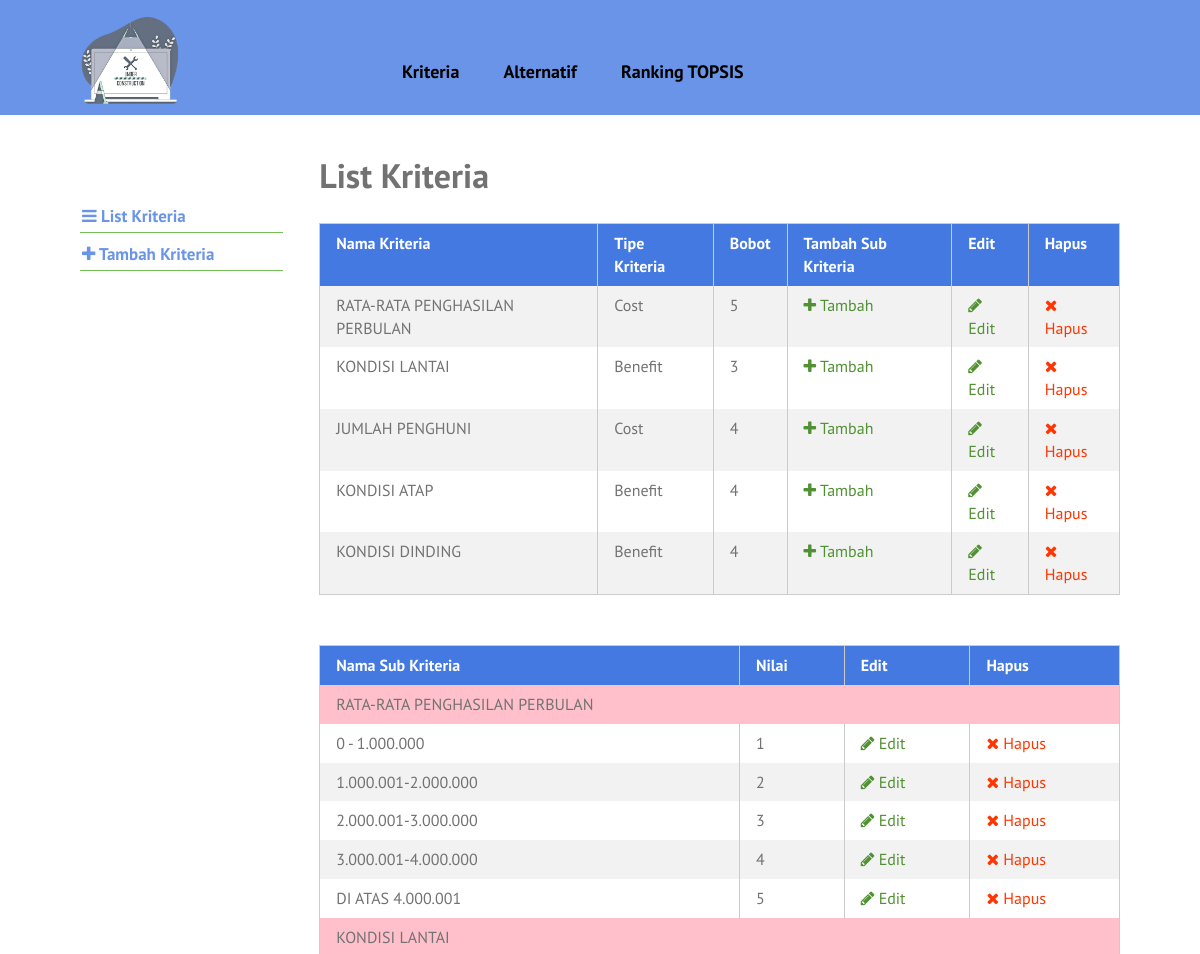
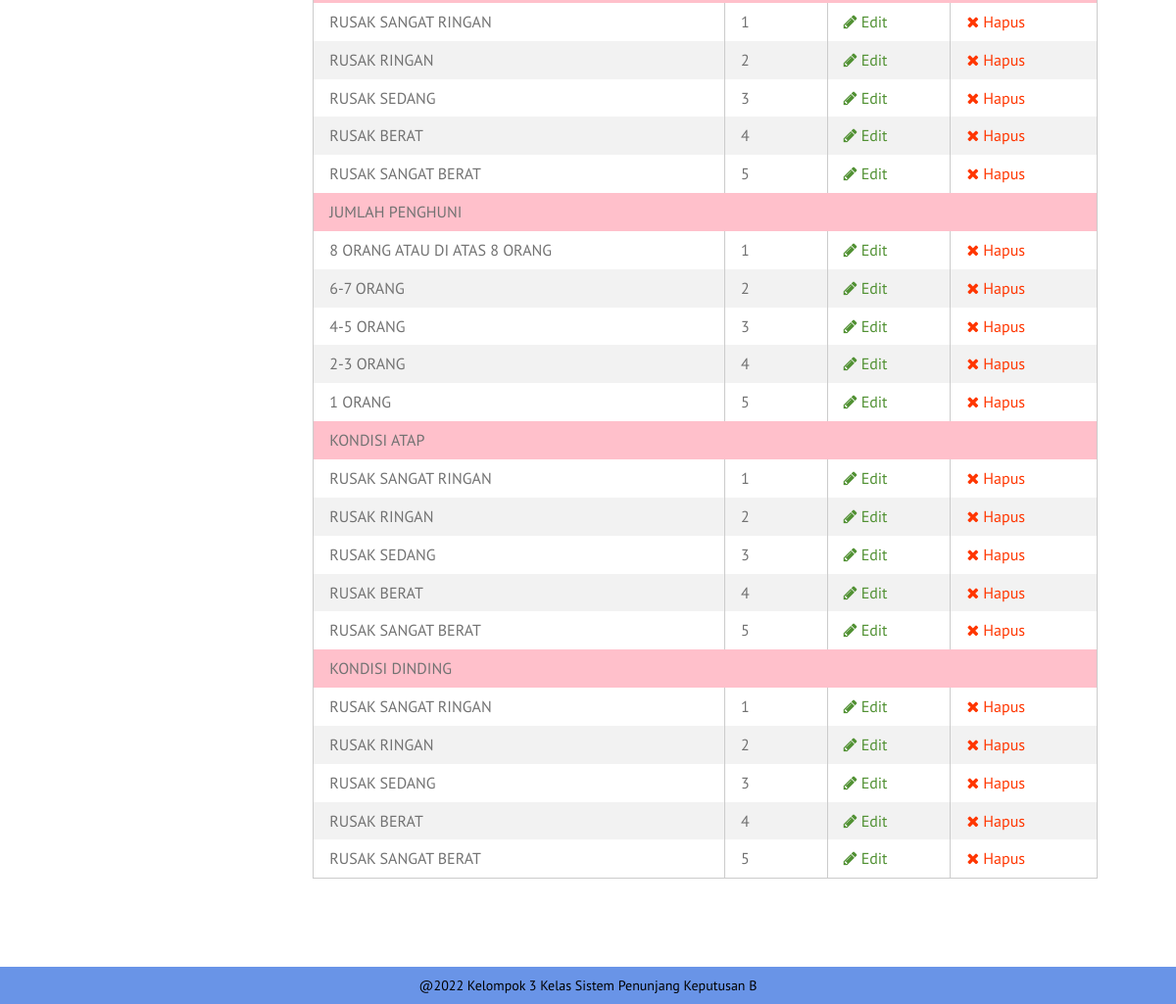
/list-kriteria.php, run on the app's committed database (2 pictures, top to bottom).
### tables this page shows
CREATE TABLE `kriteria` (
  `id_kriteria` int(10) NOT NULL,
  `nama` varchar(30) NOT NULL,
  `id_tipe` int(11) NOT NULL,
  `bobot` float NOT NULL
);

CREATE TABLE `tipe_kriteria` (
  `id_tipe` int(11) NOT NULL,
  `tipe` varchar(10) NOT NULL
);

CREATE TABLE `skala_penilaian` (
  `id_skala` int(11) NOT NULL,
  `id_kriteria` int(11) NOT NULL,
  `nama` varchar(30) NOT NULL,
  `nilai` float NOT NULL
);

### list-kriteria.php (the view, shortened to what this page needs)
<?php require_once('includes/init.php'); ?>
<?php
require_once('template-parts/header.php');
?>
	<div class="main-content-row">
	<div class="container clearfix">
		<?php include_once('template-parts/sidebar-kriteria.php'); ?>
		<div class="main-content the-content">
			<h1>List Kriteria</h1>
			<?php
			$query = $pdo->prepare('SELECT * FROM kriteria join tipe_kriteria on kriteria.id_tipe=tipe_kriteria.id_tipe');
			$query->execute();
			$query->setFetchMode(PDO::FETCH_ASSOC);
			if($query->rowCount() > 0):
			?>
			<table class="pure-table pure-table-striped">
				<thead>
					<tr>
						<th>Nama Kriteria</th>
						<th>Tipe Kriteria</th>
						<th>Bobot</th>
						<th>Tambah Sub Kriteria</th>
						<th>Edit</th>
						<th>Hapus</th>
					</tr>
				</thead>
				<tbody>
					<?php while($hasil = $query->fetch()): ?>
						<tr>
							<td><?php echo $hasil['nama']; ?></td>
							<td><?php echo $hasil['tipe']; ?></td>
							<td><?php echo $hasil['bobot']; ?></td>
							<td><a href="tambah-sub.php?id=<?php echo $hasil['id_kriteria']; ?>"><span class="fa fa-plus"></span> Tambah</a></td>
							<td><a href="edit-kriteria.php?id=<?php echo $hasil['id_kriteria']; ?>"><span class="fa fa-pencil"></span> Edit</a></td>
							<td><a href="hapus-kriteria.php?id=<?php echo $hasil['id_kriteria']; ?>" class="red yaqin-hapus"><span class="fa fa-times"></span> Hapus</a></td>
						</tr>
					<?php endwhile; ?>
				</tbody>
			</table>
			<?php else: ?>
				<p>Maaf, belum ada data untuk kriteria.</p>
			<?php endif; ?>
			<?php
			$query = $pdo->prepare('SELECT * FROM kriteria');
			$query->execute();
			$query->setFetchMode(PDO::FETCH_ASSOC);
			if($query->rowCount() > 0):
			?>
			<table class="pure-table pure-table-striped">
				<thead>
					<tr>
						<th>Nama Sub Kriteria</th>
						<th>Nilai</th>
						<th>Edit</th>
						<th>Hapus</th>
					</tr>
				</thead>
				<tbody>
					<?php while($hasil = $query->fetch()): ?>
						<tr>
							<td colspan="5" style="background-color:pink"><?php echo $hasil['nama']; ?></td>
									<?php
										$query2 = $pdo->prepare('SELECT * FROM skala_penilaian WHERE id_kriteria='.$hasil['id_kriteria']);
										$query2->execute();
										$query2->setFetchMode(PDO::FETCH_ASSOC);
										if($query2->rowCount() > 0):
											while($hasil2 = $query2->fetch()):
									?>
							<tr>
								<td><?php echo $hasil2['nama']; ?></td>
								<td><?php echo $hasil2['nilai']; ?></td>
								<td><a href="edit-sub.php?id_ska=<?php echo $hasil2['id_skala']?>"><span class="fa fa-pencil"></span> Edit</a></td>
								<td><a href="hapus-sub.php?id_ska=<?php echo $hasil2['id_skala']?>" class="red yaqin-hapus"><span class="fa fa-times"></span> Hapus</a></td>
									<?php endwhile; ?>
									<?php endif; ?>
							</tr>
						</tr>
					<?php endwhile; ?>
				</tbody>
			</table>
			<?php endif; ?>
		</div>
	</div>
	</div>
<?php
require_once('template-parts/footer.php');

### stylesheets/style.css (style rules this page uses)
html,body,div,span,applet,object,iframe,h1,h2,h3,h4,h5,h6,p,blockquote,pre,a,abbr,acronym,address,big,cite,code,del,dfn,em,img,ins,kbd,q,s,samp,small,strike,strong,sub,sup,tt,var,b,u,i,center,dl,dt,dd,ol,ul,li,fieldset,form,label,legend,table,caption,tbody,tfoot,thead,tr,th,td,article,aside,canvas,details,embed,figure,figcaption,footer,header,hgroup,menu,nav,output,ruby,section,summary,time,mark,audio,video { margin:0;padding:0;border:0;font-size:100%;vertical-align:baseline }
body { line-height:1 }
table { border-collapse:collapse;border-spacing:0 }
*,*:before,*:after { -moz-box-sizing:border-box;-webkit-box-sizing:border-box;box-sizing:border-box }
.clearfix:before,.clearfix:after { content:" ";display:table }
.clear,.clearfix:after { clear:both }
a { color:#74c056;text-decoration:none }
.container { max-width:1100px;margin:0 auto;position:relative;padding:0 30px }
body { background:#74c056;font-family:"PT Sans",sans-serif;color:#727272;font-size:14px;line-height:1.3;font-weight:500 }
h1,h2,h3,h4,h5,h6 { font-weight:300 }
.pure-table { border-collapse:collapse;border-spacing:0;empty-cells:show;border:1px solid #cbcbcb;width:100% }
.pure-table td,.pure-table th { border-left:1px solid #cbcbcb;border-width:0 0 0 1px;font-size:inherit;margin:0;overflow:visible;padding:0.5em 1em }
.pure-table td:first-child,.pure-table th:first-child { border-left-width:0 }
.pure-table thead { background-color:#74c056;color:#fff;text-align:left;vertical-align:bottom }
.pure-table thead th { color:#fff }
.pure-table td { background-color:transparent }
.pure-table-striped tr:nth-child(2n-1) td { background-color:#f2f2f2 }
.the-content { font-size:16px;line-height:1.42857 }
.the-content a { color:#519133 }
.the-content h1,.the-content h2,.the-content h3,.the-content h4,.the-content h5,.the-content h6 { font-weight:700 }
.the-content h1 { font-size:34px;margin:0.8em 0 0.8em;padding:0;line-height:1.2 }
.the-content blockquote,.the-content table,.the-content p,.the-content ul,.the-content ol,.the-content dd,.the-content pre,.the-content iframe,.the-content .flxmap-container,.the-content hr { margin-bottom:1em }
.the-content table { margin-bottom:50px }
.the-content>h1:first-child,.the-content>h3:first-child,.the-content>h2:first-child { margin-top:0 }
.fa { display:inline-block;font:normal normal normal 14px/1 FontAwesome;font-size:inherit;text-rendering:auto;-webkit-font-smoothing:antialiased;-moz-osx-font-smoothing:grayscale }
.fa-remove:before,.fa-close:before,.fa-times:before { content:"\f00d" }
.fa-pencil:before { content:"\f040" }
.fa-plus:before { content:"\f067" }
button,a { -webkit-transition:all .2s ease;-moz-transition:all .2s ease;-o-transition:all .2s ease;transition:all 0.2s ease }
span.red,a.red,.the-content span.red,.the-content a.red { color:#ff3600 }
.main-content { float:right;width:77%;padding:40px 0 }

### template-parts/header.php (style rules this page uses)
body { background: #6994e7; }

### list-kriteria.php (style rules this page uses)
.pure-table thead { background-color: #4379e1; }

### template-parts/sidebar-kriteria.php (style rules this page uses)
a { color: #6994e7; text-decoration: none; }

### data on the page
kriteria: nama "RATA-RATA PENGHASILAN PERBULAN", id_tipe.tipe "Cost", bobot "5"
kriteria: nama "KONDISI LANTAI", id_tipe.tipe "Benefit", bobot "3"
kriteria: nama "JUMLAH PENGHUNI", id_tipe.tipe "Cost", bobot "4"
kriteria: nama "KONDISI ATAP", id_tipe.tipe "Benefit", bobot "4"
kriteria: nama "KONDISI DINDING", id_tipe.tipe "Benefit", bobot "4"
skala_penilaian: nama "0 - 1.000.000", nilai "1"
skala_penilaian: nama "1.000.001-2.000.000", nilai "2"
skala_penilaian: nama "2.000.001-3.000.000", nilai "3"
skala_penilaian: nama "3.000.001-4.000.000", nilai "4"
skala_penilaian: nama "DI ATAS 4.000.001", nilai "5"
skala_penilaian: nama "RUSAK SANGAT RINGAN", nilai "1"
skala_penilaian: nama "RUSAK RINGAN", nilai "2"
skala_penilaian: nama "RUSAK SEDANG", nilai "3"
skala_penilaian: nama "RUSAK BERAT", nilai "4"
skala_penilaian: nama "RUSAK SANGAT BERAT", nilai "5"
skala_penilaian: nama "8 ORANG ATAU DI ATAS 8 ORANG", nilai "1"
skala_penilaian: nama "6-7 ORANG", nilai "2"
skala_penilaian: nama "4-5 ORANG", nilai "3"
skala_penilaian: nama "2-3 ORANG", nilai "4"
skala_penilaian: nama "1 ORANG", nilai "5"
skala_penilaian: nama "RUSAK SANGAT RINGAN", nilai "1"
skala_penilaian: nama "RUSAK RINGAN", nilai "2"
skala_penilaian: nama "RUSAK SEDANG", nilai "3"
skala_penilaian: nama "RUSAK BERAT", nilai "4"
skala_penilaian: nama "RUSAK SANGAT BERAT", nilai "5"
skala_penilaian: nama "RUSAK SANGAT RINGAN", nilai "1"
skala_penilaian: nama "RUSAK RINGAN", nilai "2"
skala_penilaian: nama "RUSAK SEDANG", nilai "3"
skala_penilaian: nama "RUSAK BERAT", nilai "4"
skala_penilaian: nama "RUSAK SANGAT BERAT", nilai "5"
